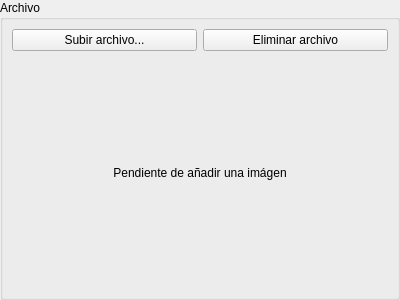
<?xml version="1.0" encoding="UTF-8"?>
<ui version="4.0">
 <class>DBFileUpload</class>
 <widget class="QWidget" name="DBFileUpload">
  <property name="geometry">
   <rect>
    <x>0</x>
    <y>0</y>
    <width>400</width>
    <height>300</height>
   </rect>
  </property>
  <property name="windowTitle">
   <string>Form</string>
  </property>
  <layout class="QVBoxLayout" name="verticalLayout">
   <property name="margin">
    <number>0</number>
   </property>
   <item>
    <widget class="QGroupBox" name="groupBox">
     <property name="title">
      <string>Archivo</string>
     </property>
     <layout class="QGridLayout" name="gridLayout">
      <item row="0" column="0">
       <widget class="QPushButton" name="pbUpload">
        <property name="text">
         <string>Subir archivo...</string>
        </property>
        <property name="icon">
         <iconset resource="../resources/resources.qrc">
          <normaloff>:/generales/images/edit_add.png</normaloff>:/generales/images/edit_add.png</iconset>
        </property>
       </widget>
      </item>
      <item row="0" column="1">
       <widget class="QPushButton" name="pbDelete">
        <property name="text">
         <string>Eliminar archivo</string>
        </property>
        <property name="icon">
         <iconset resource="../resources/resources.qrc">
          <normaloff>:/generales/images/edit_remove.png</normaloff>:/generales/images/edit_remove.png</iconset>
        </property>
       </widget>
      </item>
      <item row="1" column="0" colspan="2">
       <widget class="QLabel" name="lblImage">
        <property name="sizePolicy">
         <sizepolicy hsizetype="Preferred" vsizetype="Preferred">
          <horstretch>0</horstretch>
          <verstretch>0</verstretch>
         </sizepolicy>
        </property>
        <property name="text">
         <string>Pendiente de añadir una imágen</string>
        </property>
        <property name="alignment">
         <set>Qt::AlignCenter</set>
        </property>
       </widget>
      </item>
     </layout>
    </widget>
   </item>
  </layout>
 </widget>
 <resources>
  <include location="../resources/resources.qrc"/>
  <include location="../resources/resources.qrc"/>
 </resources>
 <connections/>
</ui>
